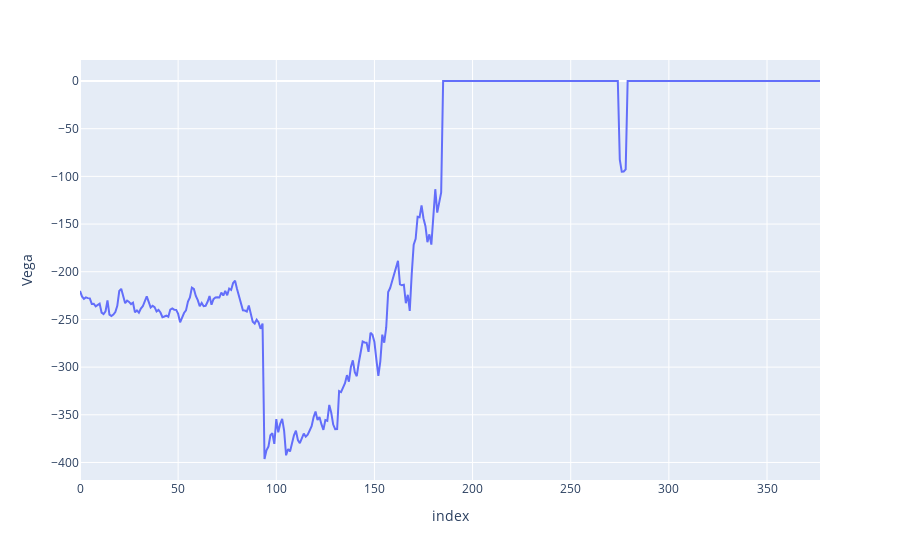

Notebook cell for this chart:
### Markdown cell above
### Vega

### Code cell
px.line(greeks_df, y="Vega")

### Figure 1 — Plotly figure (JSON) as saved in the notebook; plotly's stock layout.template omitted (floating-point values rounded to 4 significant figures; data arrays with more than 128 entries replaced by an {"elided": "..."} marker saying what was removed)
{"data": [{"hovertemplate": "index=%{x}<br>Vega=%{y}<extra></extra>", "legendgroup": "", "line": {"color": "#636efa", "dash": "solid"}, "marker": {"symbol": "circle"}, "mode": "lines", "name": "", "orientation": "v", "showlegend": false, "type": "scatter", "x": {"elided": "378 int values"}, "xaxis": "x", "y": {"elided": "378 float values"}, "yaxis": "y"}], "layout": {"legend": {"tracegroupgap": 0}, "margin": {"t": 60}, "xaxis": {"anchor": "y", "domain": [0, 1], "title": {"text": "index"}}, "yaxis": {"anchor": "x", "domain": [0, 1], "title": {"text": "Vega"}}}}
